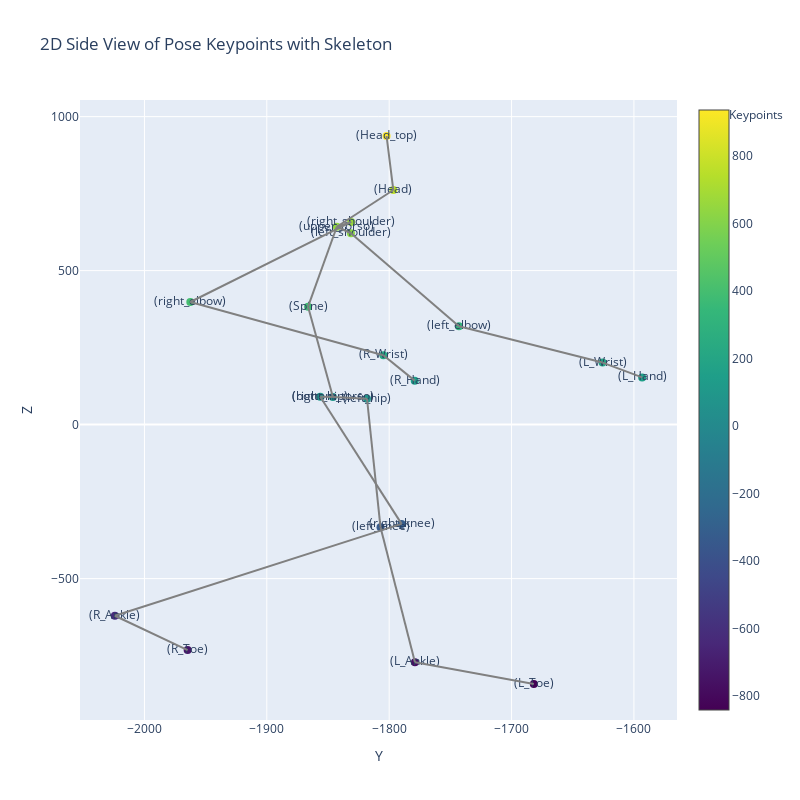

Notebook code cell kept with this figure:
### Markdown cell above
### Visualize The rotated keypoints from side view

### Code cell
# Instead of setting X to 0, we'll just use Y and Z coordinates
to_visualize_keypoints = rotated_keypoints

# Create figure (using go.Figure instead of 3D)
fig = go.Figure()

# Add points (using Scatter instead of Scatter3d)
fig.add_trace(go.Scatter(
    x=to_visualize_keypoints[:, 1],  # Y coordinates
    y=to_visualize_keypoints[:, 2],  # Z coordinates
    mode='markers+text',
    marker=dict(
        size=8,
        color=keypoints[:, 2],
        colorscale='Viridis',
        showscale=True
    ),
    text=[f'({keypoints_names[i]})' for i, name in enumerate(to_visualize_keypoints)],
    hovertemplate='<b>%{text}</b><br>' +
                  'y: %{x:.3f}<br>' +  # Note: x in the plot is y-coordinate
                  'z: %{y:.3f}<br>',   # Note: y in the plot is z-coordinate
    name='Keypoints'
))

# Add lines for skeleton (using Scatter instead of Scatter3d)
for connection in skeleton_connections:
    start_idx, end_idx = connection
    fig.add_trace(go.Scatter(
        x=[to_visualize_keypoints[start_idx][1], to_visualize_keypoints[end_idx][1]],  # Y coordinates
        y=[to_visualize_keypoints[start_idx][2], to_visualize_keypoints[end_idx][2]],  # Z coordinates
        mode='lines',
        line=dict(color='gray', width=2),
        hoverinfo='skip',
        showlegend=False
    ))

# Update layout for 2D
fig.update_layout(
    title='2D Side View of Pose Keypoints with Skeleton',
    xaxis_title='Y',
    yaxis_title='Z',
    width=800,
    height=800
)

# Show the plot
fig.show()

### Figure 1 — Plotly figure (JSON) as saved in the notebook; plotly's stock layout.template omitted (floating-point values rounded to 4 significant figures)
{"data": [{"hovertemplate": "<b>%{text}</b><br>y: %{x:.3f}<br>z: %{y:.3f}<br>", "marker": {"color": [937.1, 642.5, 658.1, 398.1, 225.2, 621.3, 319.4, 201.4, 90.72, -322.3, -620.6, 84.03, -333.6, -771.3, 89.74, 383.0, 761.7, 142.8, 153.3, -732.1, -842.2], "colorscale": [[0, "#440154"], [0.1111, "#482878"], [0.2222, "#3e4989"], [0.3333, "#31688e"], [0.4444, "#26828e"], [0.5556, "#1f9e89"], [0.6667, "#35b779"], [0.7778, "#6ece58"], [0.8889, "#b5de2b"], [1, "#fde725"]], "showscale": true, "size": 8}, "mode": "markers+text", "name": "Keypoints", "text": ["(Head_top)", "(upper_torso)", "(right_shoulder)", "(right_elbow)", "(R_Wrist)", "(left_shoulder)", "(left_elbow)", "(L_Wrist)", "(right_hip)", "(right_knee)", "(R_Ankle)", "(left_hip)", "(left_knee)", "(L_Ankle)", "(bottom_torso)", "(Spine)", "(Head)", "(R_Hand)", "(L_Hand)", "(R_Toe)", "(L_Toe)"], "type": "scatter", "x": [-1802.0, -1843.0, -1831.0, -1963.0, -1805.0, -1831.0, -1743.0, -1626.0, -1856.0, -1790.0, -2024.0, -1818.0, -1807.0, -1779.0, -1846.0, -1866.0, -1797.0, -1779.0, -1593.0, -1965.0, -1682.0], "y": [937.1, 642.5, 658.1, 398.1, 225.2, 621.3, 319.4, 201.4, 90.72, -322.3, -620.6, 84.03, -333.6, -771.3, 89.74, 383.0, 761.7, 142.8, 153.3, -732.1, -842.2]}, {"hoverinfo": "skip", "line": {"color": "gray", "width": 2}, "mode": "lines", "showlegend": false, "type": "scatter", "x": [-1802.0, -1797.0], "y": [937.1, 761.7]}, {"hoverinfo": "skip", "line": {"color": "gray", "width": 2}, "mode": "lines", "showlegend": false, "type": "scatter", "x": [-1797.0, -1843.0], "y": [761.7, 642.5]}, {"hoverinfo": "skip", "line": {"color": "gray", "width": 2}, "mode": "lines", "showlegend": false, "type": "scatter", "x": [-1843.0, -1866.0], "y": [642.5, 383.0]}, {"hoverinfo": "skip", "line": {"color": "gray", "width": 2}, "mode": "lines", "showlegend": false, "type": "scatter", "x": [-1866.0, -1846.0], "y": [383.0, 89.74]}, {"hoverinfo": "skip", "line": {"color": "gray", "width": 2}, "mode": "lines", "showlegend": false, "type": "scatter", "x": [-1846.0, -1856.0], "y": [89.74, 90.72]}, {"hoverinfo": "skip", "line": {"color": "gray", "width": 2}, "mode": "lines", "showlegend": false, "type": "scatter", "x": [-1846.0, -1818.0], "y": [89.74, 84.03]}, {"hoverinfo": "skip", "line": {"color": "gray", "width": 2}, "mode": "lines", "showlegend": false, "type": "scatter", "x": [-1856.0, -1790.0], "y": [90.72, -322.3]}, {"hoverinfo": "skip", "line": {"color": "gray", "width": 2}, "mode": "lines", "showlegend": false, "type": "scatter", "x": [-1790.0, -2024.0], "y": [-322.3, -620.6]}, {"hoverinfo": "skip", "line": {"color": "gray", "width": 2}, "mode": "lines", "showlegend": false, "type": "scatter", "x": [-2024.0, -1965.0], "y": [-620.6, -732.1]}, {"hoverinfo": "skip", "line": {"color": "gray", "width": 2}, "mode": "lines", "showlegend": false, "type": "scatter", "x": [-1818.0, -1807.0], "y": [84.03, -333.6]}, {"hoverinfo": "skip", "line": {"color": "gray", "width": 2}, "mode": "lines", "showlegend": false, "type": "scatter", "x": [-1807.0, -1779.0], "y": [-333.6, -771.3]}, {"hoverinfo": "skip", "line": {"color": "gray", "width": 2}, "mode": "lines", "showlegend": false, "type": "scatter", "x": [-1779.0, -1682.0], "y": [-771.3, -842.2]}, {"hoverinfo": "skip", "line": {"color": "gray", "width": 2}, "mode": "lines", "showlegend": false, "type": "scatter", "x": [-1843.0, -1831.0], "y": [642.5, 658.1]}, {"hoverinfo": "skip", "line": {"color": "gray", "width": 2}, "mode": "lines", "showlegend": false, "type": "scatter", "x": [-1831.0, -1963.0], "y": [658.1, 398.1]}, {"hoverinfo": "skip", "line": {"color": "gray", "width": 2}, "mode": "lines", "showlegend": false, "type": "scatter", "x": [-1963.0, -1805.0], "y": [398.1, 225.2]}, {"hoverinfo": "skip", "line": {"color": "gray", "width": 2}, "mode": "lines", "showlegend": false, "type": "scatter", "x": [-1805.0, -1779.0], "y": [225.2, 142.8]}, {"hoverinfo": "skip", "line": {"color": "gray", "width": 2}, "mode": "lines", "showlegend": false, "type": "scatter", "x": [-1843.0, -1831.0], "y": [642.5, 621.3]}, {"hoverinfo": "skip", "line": {"color": "gray", "width": 2}, "mode": "lines", "showlegend": false, "type": "scatter", "x": [-1831.0, -1743.0], "y": [621.3, 319.4]}, {"hoverinfo": "skip", "line": {"color": "gray", "width": 2}, "mode": "lines", "showlegend": false, "type": "scatter", "x": [-1743.0, -1626.0], "y": [319.4, 201.4]}, {"hoverinfo": "skip", "line": {"color": "gray", "width": 2}, "mode": "lines", "showlegend": false, "type": "scatter", "x": [-1626.0, -1593.0], "y": [201.4, 153.3]}], "layout": {"height": 800, "title": {"text": "2D Side View of Pose Keypoints with Skeleton"}, "width": 800, "xaxis": {"title": {"text": "Y"}}, "yaxis": {"title": {"text": "Z"}}}}
